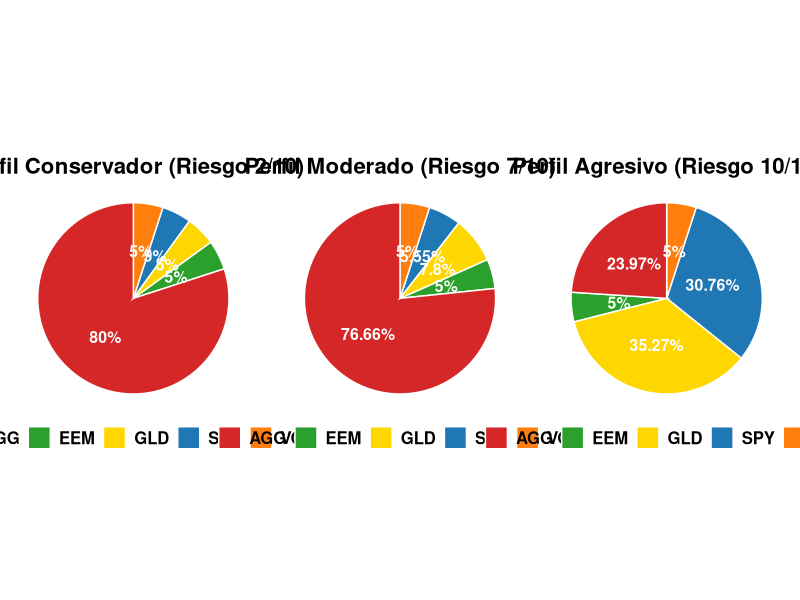

The R source for this figure:
# ==============================================================================
# SCRIPT DEFECTIVO: GENERADOR DE GRÁFICO COMBINADO PARA LA MEMORIA (ggplot2)
# ==============================================================================

# 1. Cargar librerías necesarias
library(tidyverse)
library(gridExtra)

# 2. Definir los datos y ATAR LOS COLORES EXACTOS DE LA APP WEB
activos <- c("SPY", "VGK", "EEM", "AGG", "GLD")

# Usamos un vector "nombrado" para que ggplot no se líe alfabéticamente
colores <- c("SPY" = '#1f77b4',  # Azul
             "VGK" = '#ff7f0e',  # Naranja
             "EEM" = '#2ca02c',  # Verde
             "AGG" = '#d62728',  # Rojo
             "GLD" = '#ffd700')  # Amarillo

crear_df_pesos <- function(pesos, perfil) {
  data.frame(
    Activo = activos,
    Peso = pesos,
    Perfil = perfil
  ) %>%
    mutate(
      label = paste0(Activo, "\n", round(Peso, 2), "%"),
      Peso_num = Peso / 100
    )
}

# Pesos exactos del Script 02
df_cons <- crear_df_pesos(c(5.00, 5.00, 5.00, 80.00, 5.00), "Perfil Conservador (Riesgo 2/10)")
df_mod  <- crear_df_pesos(c(5.55, 5.00, 5.00, 76.66, 7.80), "Perfil Moderado (Riesgo 7/10)")
df_agr  <- crear_df_pesos(c(30.76, 5.00, 5.00, 23.97, 35.27), "Perfil Agresivo (Riesgo 10/10)")

# Combinamos en un solo data frame
df_total <- rbind(df_cons, df_mod, df_agr)

# 3. Definir la función de trazado profesional con ggplot2
plot_profesional <- function(df_perfil) {
  ggplot(df_perfil, aes(x = "", y = Peso_num, fill = Activo)) +
    geom_bar(stat = "identity", width = 1, color = "white") +
    coord_polar("y", start = 0) +
    # Dejamos SOLO el porcentaje dentro del quesito, con tamaño de letra ajustado
    geom_text(aes(label = paste0(round(Peso, 2), "%")),
              position = position_stack(vjust = 0.5),
              color = "white", size = 4, fontface = "bold") +
    scale_fill_manual(values = colores) +
    theme_void() +
    theme(
      legend.position = "bottom", # Movemos los nombres a la leyenda
      legend.title = element_blank(), # Quitamos la palabra "Activo" de la leyenda
      legend.text = element_text(size = 12, face = "bold"),
      plot.title = element_text(size = 16, face = "bold", hjust = 0.5),
      plot.margin = margin(t = 20, r = 10, b = 20, l = 10)
    ) +
    labs(title = df_perfil$Perfil[1])
}

# Generamos los tres gráficos individuales
p1 <- plot_profesional(df_cons)
p2 <- plot_profesional(df_mod)
p3 <- plot_profesional(df_agr)

# 4. Combinar en un único lienzo
p_final <- grid.arrange(p1, p2, p3, ncol = 3)

# 5. GUARDAR CON ALTA RESOLUCIÓN PARA EL TFG (300 DPI)
cat("\nGuardando gráfico final en alta resolución...\n")
ruta_guardado <- "results/pesos_perfiles_inversion.png"
if(!dir.exists("results")) dir.create("results")

ggsave(filename = ruta_guardado, plot = p_final, width = 16, height = 7, dpi = 300, bg = "white")
cat("¡Gráfico guardado en:", ruta_guardado, "!\n")
